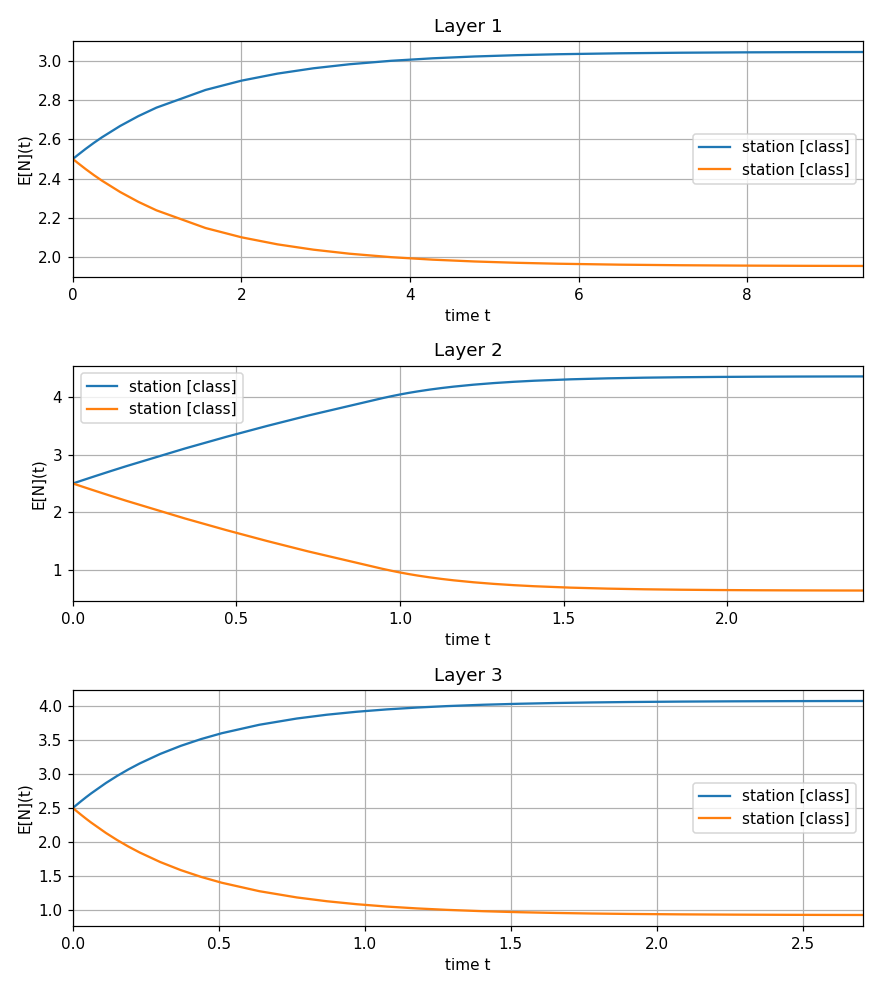

The Python source for this figure:
#!/usr/bin/env python3
"""LQN_TRANSIENT  Transient (time-dependent) analysis of a layered network.

Demonstrates LN.getTranAvg, which returns the transient mean queue length,
utilization and throughput of every ensemble layer over time. The traces are
assembled block-diagonally: layer e occupies a disjoint block of rows (its
stations) and columns (its classes). Transient output is only produced by
transient-capable per-layer solvers (Fluid, CTMC, SSA); here the layers are
solved with the fluid ODE solver. Do not set a 'timespan' on the per-layer
factory: the steady-state fixed point rejects it, and getTranAvg auto-selects
the timespan per layer.

getTranAvg first converges the LN fixed point (getAvg), pinning the inter-layer
demands to equilibrium, then runs each layer's transient with those demands
frozen. The initial point is the layer's default state (all closed jobs at the
reference station, via State.initDefault), NOT the converged occupancy, so each
curve relaxes from all-at-reference to the layer steady state. Use setState to
seed a different start.

The model is a simple 3-layer LQN: a reference task T1 on processor P1 whose
activity synchronously calls entry E2 of task T2 on processor P2. The three
ensemble layers are the two processor (host) layers and the T2 task layer.
"""

import numpy as np

from line_solver import (Activity, Entry, Exp, FLD, GlobalConstants,
                         LayeredNetwork, LN, Processor, SchedStrategy, Task,
                         VerboseLevel)


def lqn_transient():
    model = LayeredNetwork('lqn_transient')

    P1 = Processor(model, 'P1', 1, SchedStrategy.PS)
    P2 = Processor(model, 'P2', 1, SchedStrategy.PS)

    T1 = Task(model, 'T1', 5, SchedStrategy.REF).on(P1).setThinkTime(Exp(1.0))
    T2 = Task(model, 'T2', 5, SchedStrategy.FCFS).on(P2).setThinkTime(Exp(1.0))

    E1 = Entry(model, 'E1').on(T1)
    E2 = Entry(model, 'E2').on(T2)

    Activity(model, 'A1', Exp(2.0)).on(T1).boundTo(E1).synchCall(E2, 1)
    Activity(model, 'A2', Exp(3.0)).on(T2).boundTo(E2).repliesTo(E2)

    return model


def _trace_arrays(trace):
    """(t, metric, station name, class name) of a transient trace entry, or None."""
    if trace is None:
        return None
    t = getattr(trace, 't', None)
    metric = getattr(trace, 'metric', None)
    if t is None and isinstance(trace, dict):
        t, metric = trace.get('t'), trace.get('metric')
    if t is None or metric is None:
        return None
    t = np.asarray(t, dtype=float).ravel()
    metric = np.asarray(metric, dtype=float).ravel()
    if metric.size == 0 or not np.any(metric > 1e-6):
        return None
    handle = getattr(trace, 'handle', None)
    if handle is None and isinstance(trace, dict):
        handle = trace.get('handle')
    try:
        stname = handle[0].getName()
        clname = handle[1].getName()
    except Exception:
        stname, clname = 'station', 'class'
    return t, metric, stname, clname


if __name__ == '__main__':
    GlobalConstants.set_verbose(VerboseLevel.SILENT)

    # Solve the ensemble with a fluid solver on each layer, then obtain the
    # per-layer transient averages in a single call.
    solver = LN(lqn_transient(), lambda m: FLD(m, verbose=False), verbose=False)
    QNt, UNt, TNt = solver.getTranAvg()[:3]

    E = solver.nlayers
    print('LN.getTranAvg returned transient traces for %d layers.' % E)

    # Plot the transient mean queue length E[N](t) of each station, one panel per
    # layer. The block-diagonal offsets (r0,c0) advance by each layer's station
    # and class counts, mirroring how getTranAvg stacks the per-layer blocks.
    try:
        import matplotlib
        matplotlib.use('Agg')
        import matplotlib.pyplot as plt
    except ImportError:
        plt = None

    if plt is not None:
        fig, axes = plt.subplots(E, 1, figsize=(8, 3 * E), squeeze=False)
        fig.canvas.manager.set_window_title('LN.getTranAvg: per-layer transient E[N](t)')
    r0 = c0 = 0
    for e in range(E):
        sn = solver.ensemble[e].getStruct()
        M, K = int(sn.nstations), int(sn.nclasses)
        ax = axes[e][0] if plt is not None else None
        tsettle = 0.0
        for i in range(M):
            for r in range(K):
                got = _trace_arrays(QNt[r0 + i][c0 + r])
                if got is None:
                    continue
                t, metric, stname, clname = got
                if ax is not None:
                    ax.plot(t, metric, linewidth=1.5,
                            label='%s [%s]' % (stname, clname))
                # Track when this trace stops changing so the axis can be zoomed
                # onto the transient (getTranAvg auto-selects a wide timespan and
                # the curves are flat once settled).
                if metric.size > 1:
                    tol = 0.01 * (metric.max() - metric.min()) + 1e-9
                    moving = np.flatnonzero(np.abs(metric - metric[-1]) > tol)
                    if moving.size:
                        klast = int(moving[-1])
                        tsettle = max(tsettle, float(t[min(klast + 1, metric.size - 1)]))
        r0 += M
        c0 += K
        if ax is not None:
            if tsettle > 0:
                ax.set_xlim(0, 1.3 * tsettle)
            ax.set_title('Layer %d' % (e + 1))
            ax.set_xlabel('time t')
            ax.set_ylabel('E[N](t)')
            ax.grid(True)
            ax.legend(loc='best')
    if plt is not None:
        fig.tight_layout()
        fig.savefig('lqn_transient.png', dpi=110)
        print('Wrote lqn_transient.png')
